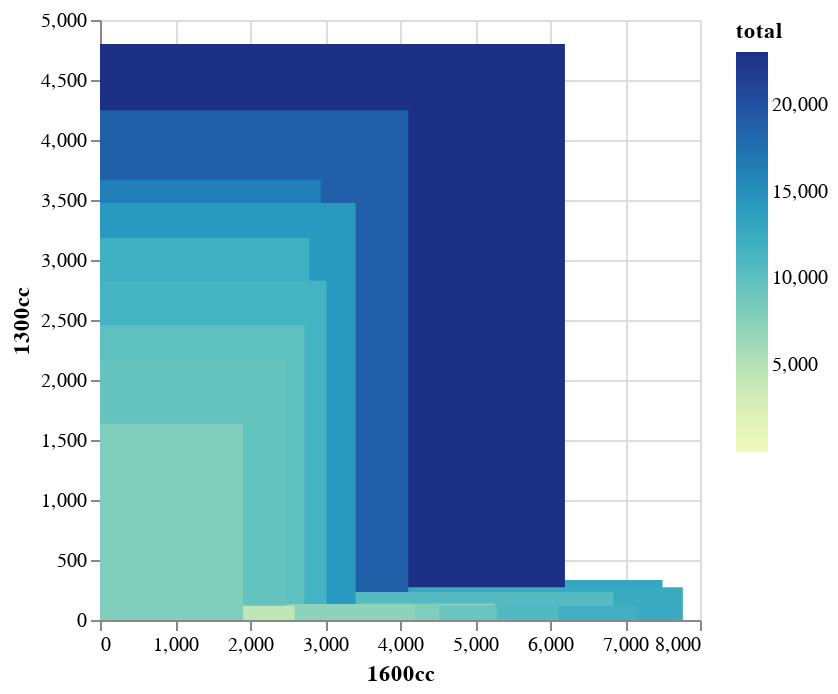

Write notebook code for a chart like this one.
### Code cell
alt.Chart(df).mark_rect().encode(
    x='1600cc',
    y='1300cc',
    color='total'
)

### Figure 1 — Vega-Lite specification as saved in the notebook (floating-point values rounded to 4 significant figures; data arrays with more than 128 entries replaced by an {"elided": "..."} marker saying what was removed)
{"config": {"view": {"continuousWidth": 300, "continuousHeight": 300}}, "data": {"name": "data-1f55519aeb80ca49be1bbd14e1050580"}, "mark": {"type": "rect"}, "encoding": {"color": {"field": "total", "type": "quantitative"}, "x": {"field": "1600cc", "type": "quantitative"}, "y": {"field": "1300cc", "type": "quantitative"}}, "$schema": "https://vega.github.io/schema/vega-lite/v5.8.0.json", "datasets": {"data-1f55519aeb80ca49be1bbd14e1050580": {"elided": "430 records"}}}
